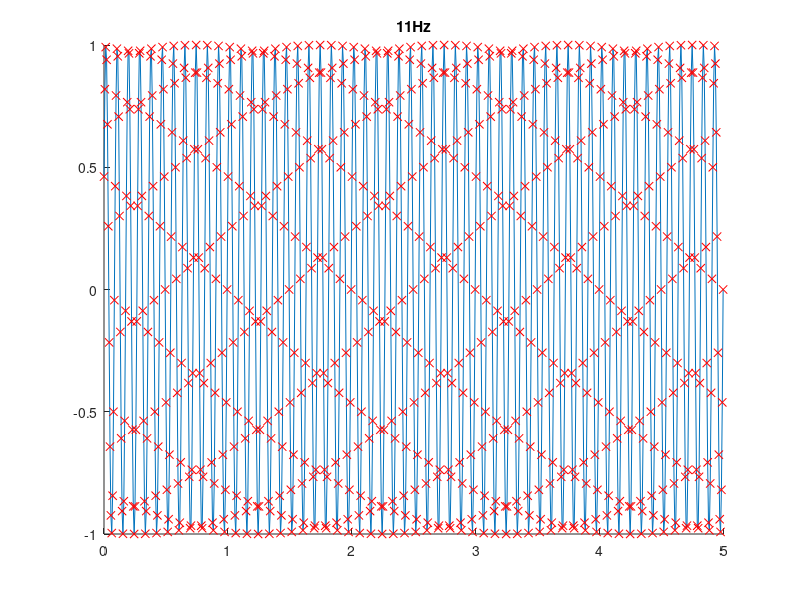
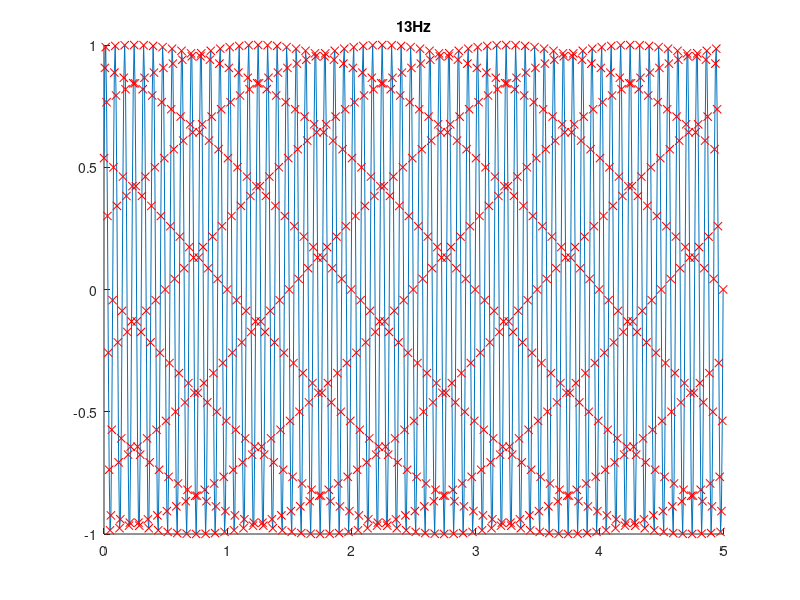
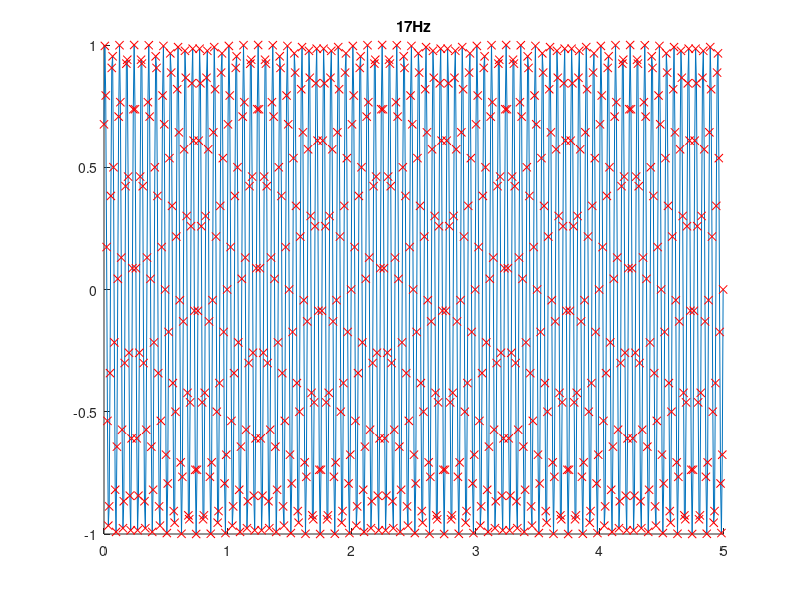
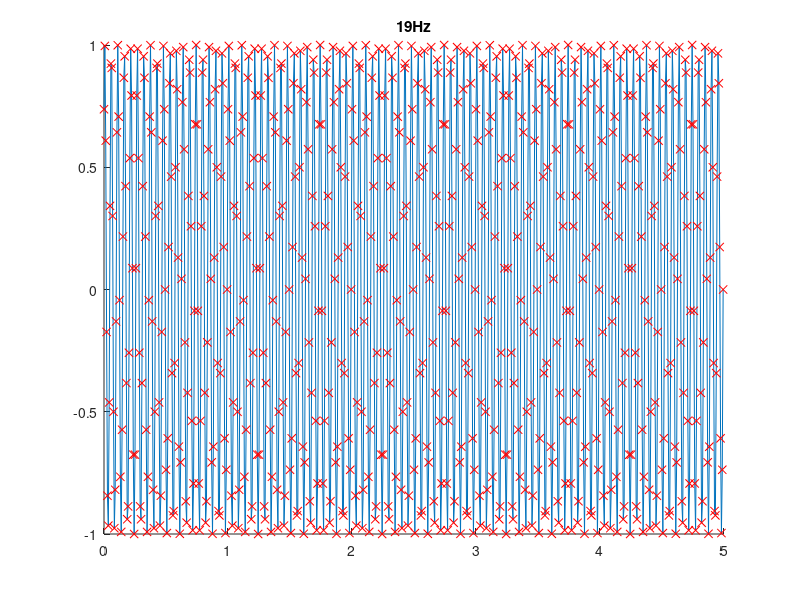

These figures' MATLAB source, in order:
Hzs = [11 13 17 19];
for H = 1:length(Hzs)
clear sig
Hz = Hzs(H);
fs = 144;
frames = fs/Hz;

% frameactual = 14;
% t = 0:0.0069:frames/144;
% t = 0:frames;

t = 0:1/fs:1/Hz;

trial = 0:1/fs:5-1/fs;

for x = 1:length(trial)
    sig(x) = sin(2*pi/frames*x);
end

h = figure; hold on
plot(trial, sig);
plot(trial, sig, 'rx')
title([num2str(Hz) 'Hz'])

% saveas(h, [ cd '/' num2str(Hz) '.png'])
end
return
%% How I'll do it in C++
triallength = 5;
f.trial = fs*triallength;

fs = 144;
Hz = 11;
frames = fs/Hz;


for x = 1:f.trial
    sig(x) = sin(2*pi/frames*x);
end


%% TEST SIGNAL
fs = 144;
lim.s = [0 5]; % epoch limits (seconds) relative to trigger

lim.x = ceil(lim.s*fs) + 1;
lim.x(2) = lim.x(2)  - 1;

n.s = lim.s(2)-lim.s(1);
n.x = lim.x(2)-lim.x(1)+1;

t = (0:n.x-1)/fs;

f = 0 : 1/n.s : fs - 1/n.s; % f = 0 : 1/n.s : fs;


amp = abs( fft( sig ) )/n.x;
amp(2:end-1,:) = amp(2:end-1,:)*2; % double amplitudes
    
h = figure;
plot(f,amp )

%% TEST SIGNAL - 60Hz
fs = 60;
lim.s = [0 5]; % epoch limits (seconds) relative to trigger

lim.x = ceil(lim.s*fs) + 1;
lim.x(2) = lim.x(2)  - 1;

n.s = lim.s(2)-lim.s(1);
n.x = lim.x(2)-lim.x(1)+1;

t = (0:n.x-1)/fs;

f = 0 : 1/n.s : fs - 1/n.s; % f = 0 : 1/n.s : fs;


amp = abs( fft( sig ) )/n.x;
amp(2:end-1,:) = amp(2:end-1,:)*2; % double amplitudes
    
h = figure;
plot(f,amp )

    
    